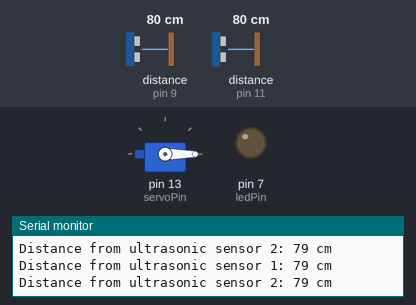
The sketch below on a simulated Arduino Uno, built with avr-gcc and run on an emulated ATmega328P. Parts: servo, output pins drawn as LEDs (lit = HIGH), the last lines printed to the serial monitor. Wiring (inferred from the names in the program): 2 × ultrasonic range finder: trigger pin 8, echo pin 9 / trigger pin 10, echo pin 11. Inputs (shaded band) come from the test bench; at power-on: distance to the obstacle (sensors on pin 9, pin 11) 80 cm. The echo pulse lasts 58.3 µs per cm; pins used as bus, display or sensor lines are not drawn.

Above: at 1.8 s.
1.9 s: distance to the obstacle (sensor on pin 9) set to 13 cm
3.4 s: distance to the obstacle (sensor on pin 9) set to 10 cm
At 5.2 s:
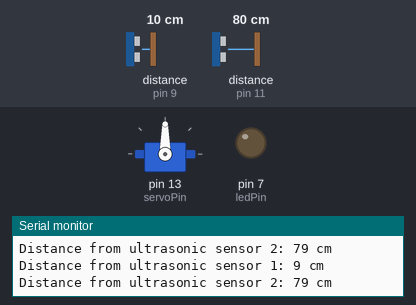
5.5 s: distance to the obstacle (sensor on pin 11) set to 24 cm
7.3 s: distance to the obstacle (sensor on pin 11) set to 19 cm
At 9.3 s:
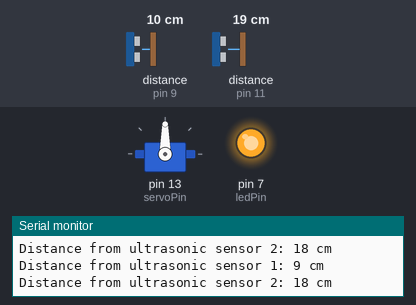
9.6 s: distance to the obstacle (sensor on pin 9) set to 18 cm
At 10.7 s:
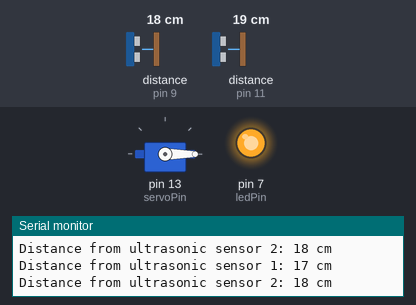
11.7 s: distance to the obstacle (sensor on pin 9) set to 2 cm
At 12.6 s:
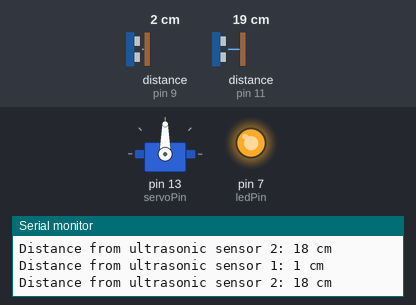
Timing chart, 0 to 14.7 s (numbered marks = the images above; inputs shaded):
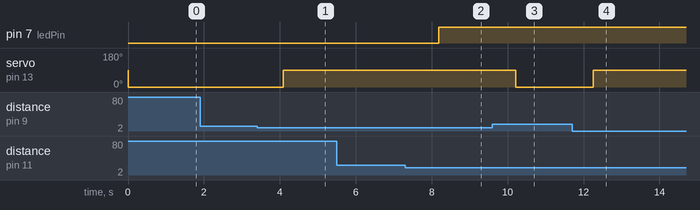

The sketch:

sketch_apr17a.ino
```cpp
#include <Servo.h>

#define trigPin1 8
#define echoPin1 9
#define trigPin2 10
#define echoPin2 11
#define ledPin 7
#define servoPin 13

Servo myservo;

void setup() {
  Serial.begin(9600);
  pinMode(trigPin1, OUTPUT);
  pinMode(echoPin1, INPUT);
  pinMode(trigPin2, OUTPUT);
  pinMode(echoPin2, INPUT);
  pinMode(ledPin, OUTPUT);
  myservo.attach(servoPin);
}

void loop() {
  long duration, distance;
  digitalWrite(trigPin1, LOW);
  delayMicroseconds(2);
  digitalWrite(trigPin1, HIGH);
  delayMicroseconds(10);
  digitalWrite(trigPin1, LOW);
  duration = pulseIn(echoPin1, HIGH);
  distance = duration / 58.8;
  Serial.print("Distance from ultrasonic sensor 1: ");
  Serial.print(distance);
  Serial.println(" cm");

  if (distance <= 10) {
    myservo.write(90);
    } else {
      myservo.write(0);
    } // 3초 대기

  digitalWrite(trigPin2, LOW);
  delayMicroseconds(2);
  digitalWrite(trigPin2, HIGH);
  delayMicroseconds(10);
  digitalWrite(trigPin2, LOW);
  duration = pulseIn(echoPin2, HIGH);
  distance = duration / 58.8;
  Serial.print("Distance from ultrasonic sensor 2: ");
  Serial.print(distance);
  Serial.println(" cm");

  if (distance <= 20) {
    digitalWrite(ledPin, HIGH);
  } else {
    digitalWrite(ledPin, LOW);
  }

  delay(1000);
}
```

Measured:
- the behaviour switches between 12 and 11 cm on distance to the obstacle (sensor on pin 9) (found by bisection; images 0 and 1)
- the behaviour switches between 22 and 21 cm on distance to the obstacle (sensor on pin 11) (found by bisection; images 1 and 2)
- after the input at 3.4 s, servo on pin 13 (servoPin): 0° → 90° after 0.69 s
- after the input at 7.3 s, pin 7 (ledPin): LOW → HIGH after 0.89 s
- after the input at 9.6 s, servo on pin 13 (servoPin): 90° → 0° after 0.61 s
- after the input at 11.7 s, servo on pin 13 (servoPin): 0° → 90° after 0.56 s
